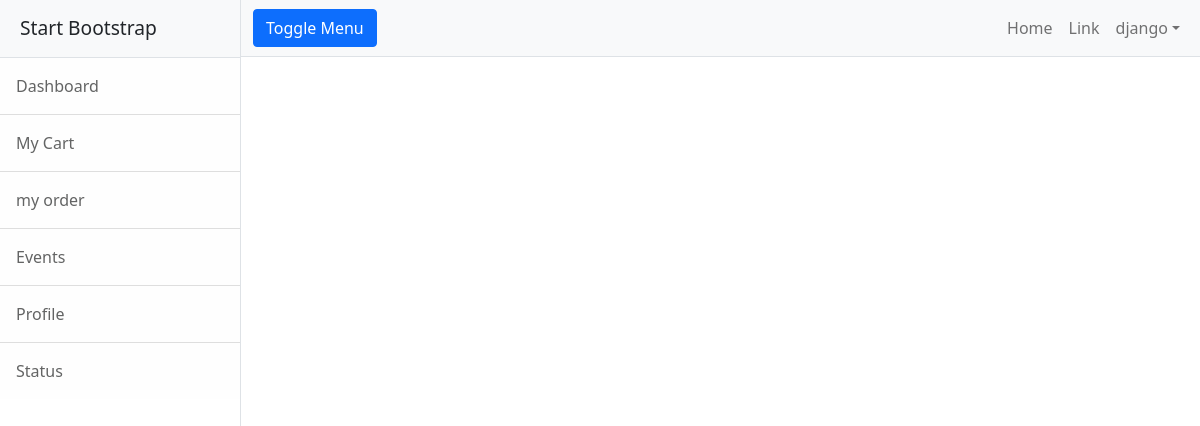
/customer/orders/all (signed in), run on an earlier commit of the app's database.
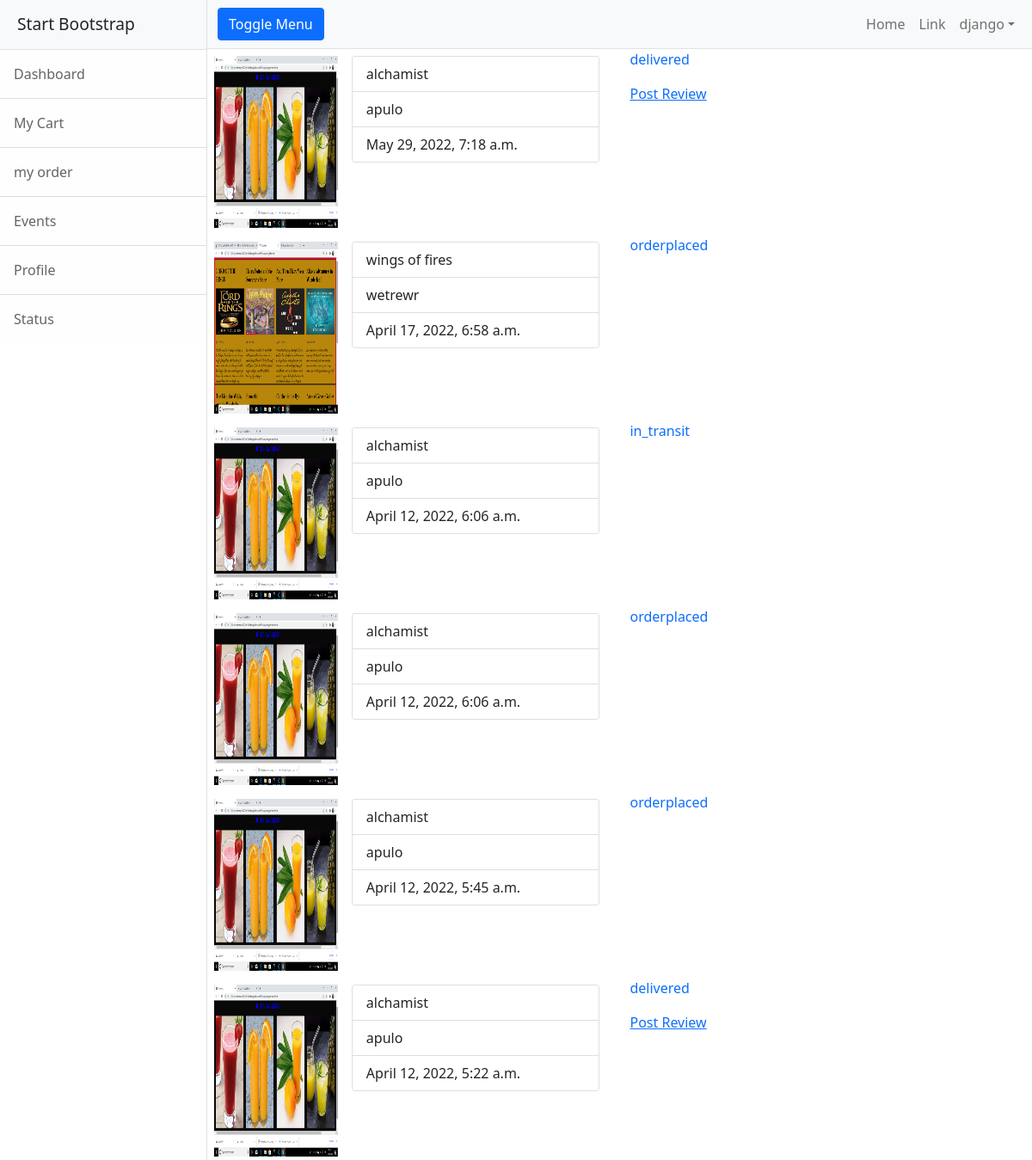
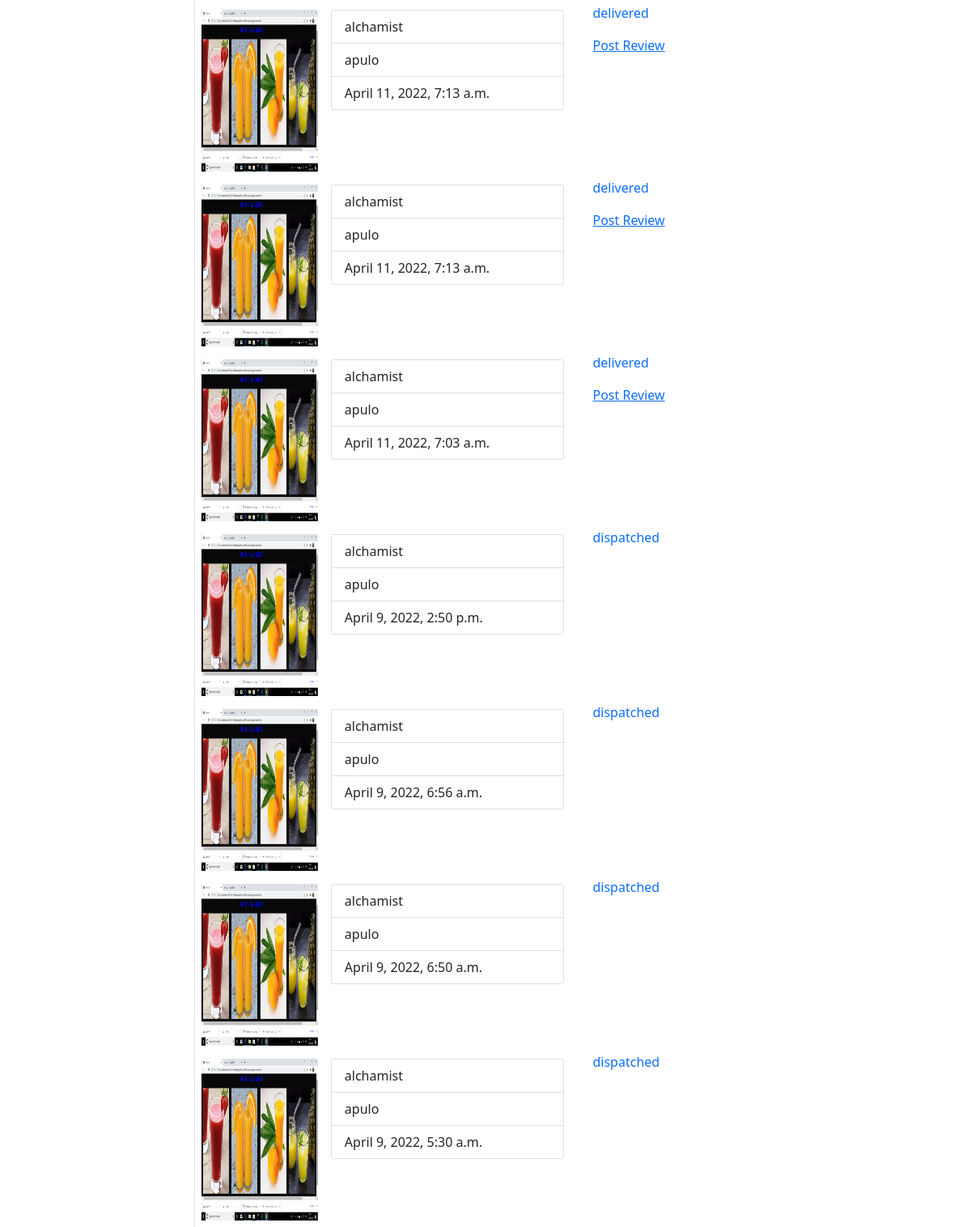
And on a later commit of the database (2 pictures, top to bottom).
### customer/models.py (models this page shows)
class Orders(models.Model):
    product=models.ForeignKey(Books,on_delete=models.CASCADE)
    user=models.ForeignKey(User,on_delete=models.CASCADE)
    address=models.CharField(max_length=123)
    date=models.DateTimeField(auto_now_add=True,null=True)
    edate=datetime.today()+timedelta(days=5)
    expected_delivary_date=models.DateTimeField(default=edate,null=True)
    options=(
        ("orderplaced","orderplaced"),
        ("dispatched","dispatched"),
        ("in_transit","in_transit"),
        ("delivered","delivered"),
        ("order_cancelled","order_cancelled")
    )
    status=models.CharField(max_length=20,choices=options,default="orderplaced")

### bookadd/models.py (models this page shows, shortened)
class Books(models.Model):
    book_name=models.CharField(max_length=120,unique=True)
    author=models.CharField(max_length=120)
    amount=models.PositiveBigIntegerField()
    copies=models.PositiveBigIntegerField()
    image=models.ImageField(upload_to="images",null=True)

### customer/views.py (the view)
# urls.py: path("orders/all",views.OrdresListView.as_view(),name="listorders"),
class OrdresListView(ListView):
    model = Orders
    template_name = "order_list.html"
    context_object_name = "orders"
    def get_queryset(self):
        return Orders.objects.filter(user=self.request.user).order_by("-date")

### customer/templates/order_list.html
{%extends 'cbase.html'%}
{%block body_block%}
{%for order in orders%}
<div class="row empty-2">
    <div class="col-2 p-2">
        {%if order.product.image%}
        <img src="{{order.product.image.url}}" alt="" height="200px" width="100%">
        {%endif%}
    </div>
    <div class="col-4 left-0 width=100% p-2">
        <div class="card" style="width: 18rem;">
            <ul class="list-group list-group-flush">
                <li class="list-group-item">{{order.product.book_name}}</li>
                <li class="list-group-item">{{order.product.author}}</li>
                <li class="list-group-item">{{order.date}}</li>
            </ul>
        </div>
    </div>
    <div class="col-2">
        <p class="text-primary">{{order.status}}</p>
        {%if order.status == "delivered" %}
        <a href="{%url 'review' order.product.id%}">Post Review</a>
        {%endif%}
    </div>
    <div class="col-4"></div>
</div>
{%endfor%}
{%endblock%}

### customer/templates/cbase.html (shortened to what this page needs)
<!DOCTYPE html>
{%load static%}
<html lang="en">
    <head>
        <link href="{%static 'css/styles.css'%}" rel="stylesheet" />
<link href="https://cdn.jsdelivr.net/npm/bootstrap@5.1.3/dist/css/bootstrap.min.css" rel="stylesheet">
    </head>
    <body>
        <div class="d-flex" id="wrapper">
            <div class="border-end bg-white" id="sidebar-wrapper">
                <div class="sidebar-heading border-bottom bg-light">Start Bootstrap</div>
                <div class="list-group list-group-flush">
                    <a class="list-group-item list-group-item-action list-group-item-light p-3" href="#!">Dashboard</a>
                    <a class="list-group-item list-group-item-action list-group-item-light p-3" href="{%url 'viewmycart'%}">My Cart</a>
                    <a class="list-group-item list-group-item-action list-group-item-light p-3" href="{%url 'listorders'%}">my order</a>
                    <a class="list-group-item list-group-item-action list-group-item-light p-3" href="#!">Events</a>
                    <a class="list-group-item list-group-item-action list-group-item-light p-3" href="#!">Profile</a>
                    <a class="list-group-item list-group-item-action list-group-item-light p-3" href="#!">Status</a>
                </div>
            </div>
            <div id="page-content-wrapper">
                <nav class="navbar navbar-expand-lg navbar-light bg-light border-bottom">
                    <div class="container-fluid">
                        <button class="btn btn-primary" id="sidebarToggle">Toggle Menu</button>
                        <div class="collapse navbar-collapse" id="navbarSupportedContent">
                            <ul class="navbar-nav ms-auto mt-2 mt-lg-0">
                                <li class="nav-item active"><a class="nav-link" href="#!">Home</a></li>
                                <li class="nav-item"><a class="nav-link" href="#!">Link</a></li>
                                <li class="nav-item dropdown">
                                    <a class="nav-link dropdown-toggle" id="navbarDropdown" href="#" role="button" data-bs-toggle="dropdown" aria-haspopup="true" aria-expanded="false">{{request.user}}</a>
                                </li>
                            </ul>
                        </div>
                    </div>
                </nav>
                <div class="container-fluid">
                    {%block body_block %}
                    {%endblock%}
                </div>
            </div>
        </div>
    </body>
</html>

What changed in the data, as far as the page shows it:
added Orders: product.image (picture), product.book_name "alchamist", product.author "apulo", date "May 29, 2022, 7:18 a.m.", status "delivered", shows "Post Review"
added Orders: product.image (picture), product.book_name "wings of fires", product.author "wetrewr", date "April 17, 2022, 6:58 a.m.", status "orderplaced"
added Orders: product.image (picture), product.book_name "alchamist", product.author "apulo", date "April 12, 2022, 6:06 a.m.", status "in_transit"
added Orders: product.image (picture), product.book_name "alchamist", product.author "apulo", date "April 12, 2022, 6:06 a.m.", status "orderplaced"
added Orders: product.image (picture), product.book_name "alchamist", product.author "apulo", date "April 12, 2022, 5:45 a.m.", status "orderplaced"
added Orders: product.image (picture), product.book_name "alchamist", product.author "apulo", date "April 12, 2022, 5:22 a.m.", status "delivered", shows "Post Review"
added Orders: product.image (picture), product.book_name "alchamist", product.author "apulo", date "April 11, 2022, 7:13 a.m.", status "delivered", shows "Post Review"
added Orders: product.image (picture), product.book_name "alchamist", product.author "apulo", date "April 11, 2022, 7:13 a.m.", status "delivered", shows "Post Review"
added Orders: product.image (picture), product.book_name "alchamist", product.author "apulo", date "April 11, 2022, 7:03 a.m.", status "delivered", shows "Post Review"
added Orders: product.image (picture), product.book_name "alchamist", product.author "apulo", date "April 9, 2022, 2:50 p.m.", status "dispatched"
added Orders: product.image (picture), product.book_name "alchamist", product.author "apulo", date "April 9, 2022, 6:56 a.m.", status "dispatched"
added Orders: product.image (picture), product.book_name "alchamist", product.author "apulo", date "April 9, 2022, 6:50 a.m.", status "dispatched"
added Orders: product.image (picture), product.book_name "alchamist", product.author "apulo", date "April 9, 2022, 5:30 a.m.", status "dispatched"
